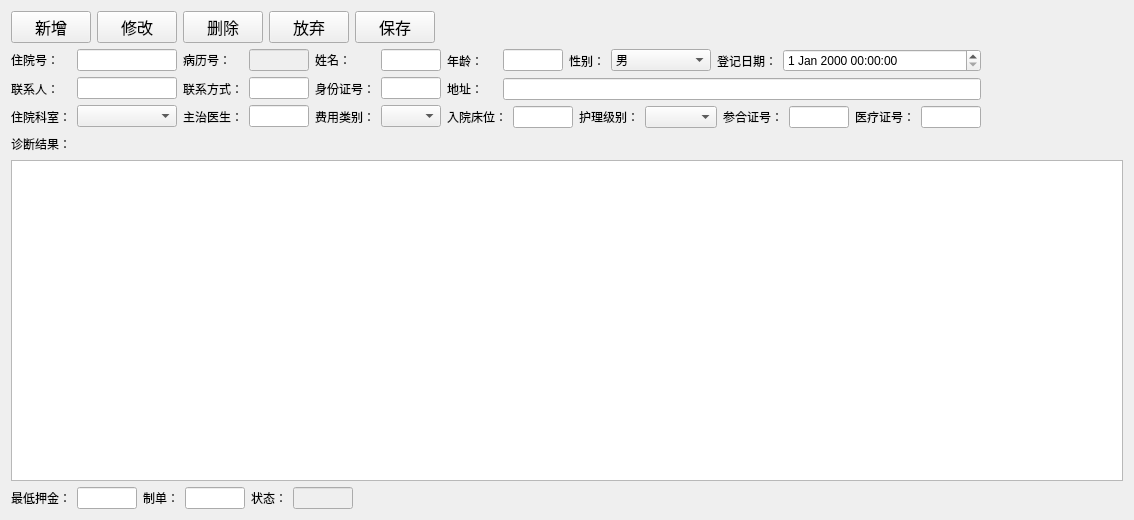
<?xml version="1.0" encoding="UTF-8"?>
<ui version="4.0">
 <class>HospitalisationRegistry</class>
 <widget class="QWidget" name="HospitalisationRegistry">
  <property name="geometry">
   <rect>
    <x>0</x>
    <y>0</y>
    <width>1134</width>
    <height>520</height>
   </rect>
  </property>
  <property name="windowTitle">
   <string>住院登记</string>
  </property>
  <layout class="QVBoxLayout" name="verticalLayout_9">
   <item>
    <layout class="QHBoxLayout" name="horizontalLayout_23">
     <item>
      <widget class="QPushButton" name="addButton">
       <property name="sizePolicy">
        <sizepolicy hsizetype="Fixed" vsizetype="Fixed">
         <horstretch>0</horstretch>
         <verstretch>0</verstretch>
        </sizepolicy>
       </property>
       <property name="font">
        <font>
         <family>Agency FB</family>
         <pointsize>12</pointsize>
        </font>
       </property>
       <property name="text">
        <string>新增</string>
       </property>
      </widget>
     </item>
     <item>
      <widget class="QPushButton" name="editButton">
       <property name="sizePolicy">
        <sizepolicy hsizetype="Fixed" vsizetype="Fixed">
         <horstretch>0</horstretch>
         <verstretch>0</verstretch>
        </sizepolicy>
       </property>
       <property name="font">
        <font>
         <family>Agency FB</family>
         <pointsize>12</pointsize>
        </font>
       </property>
       <property name="text">
        <string>修改</string>
       </property>
      </widget>
     </item>
     <item>
      <widget class="QPushButton" name="deleteButton">
       <property name="sizePolicy">
        <sizepolicy hsizetype="Fixed" vsizetype="Fixed">
         <horstretch>0</horstretch>
         <verstretch>0</verstretch>
        </sizepolicy>
       </property>
       <property name="font">
        <font>
         <family>Agency FB</family>
         <pointsize>12</pointsize>
        </font>
       </property>
       <property name="text">
        <string>删除</string>
       </property>
      </widget>
     </item>
     <item>
      <widget class="QPushButton" name="discardButton">
       <property name="sizePolicy">
        <sizepolicy hsizetype="Fixed" vsizetype="Fixed">
         <horstretch>0</horstretch>
         <verstretch>0</verstretch>
        </sizepolicy>
       </property>
       <property name="font">
        <font>
         <family>Agency FB</family>
         <pointsize>12</pointsize>
        </font>
       </property>
       <property name="text">
        <string>放弃</string>
       </property>
      </widget>
     </item>
     <item>
      <widget class="QPushButton" name="saveButton">
       <property name="sizePolicy">
        <sizepolicy hsizetype="Fixed" vsizetype="Fixed">
         <horstretch>0</horstretch>
         <verstretch>0</verstretch>
        </sizepolicy>
       </property>
       <property name="font">
        <font>
         <family>Agency FB</family>
         <pointsize>12</pointsize>
        </font>
       </property>
       <property name="text">
        <string>保存</string>
       </property>
      </widget>
     </item>
     <item>
      <spacer name="horizontalSpacer">
       <property name="orientation">
        <enum>Qt::Horizontal</enum>
       </property>
       <property name="sizeHint" stdset="0">
        <size>
         <width>40</width>
         <height>20</height>
        </size>
       </property>
      </spacer>
     </item>
    </layout>
   </item>
   <item>
    <layout class="QHBoxLayout" name="horizontalLayout_5">
     <item>
      <layout class="QVBoxLayout" name="verticalLayout">
       <item>
        <widget class="QLabel" name="label">
         <property name="sizePolicy">
          <sizepolicy hsizetype="Fixed" vsizetype="Preferred">
           <horstretch>0</horstretch>
           <verstretch>0</verstretch>
          </sizepolicy>
         </property>
         <property name="text">
          <string>住院号：  </string>
         </property>
        </widget>
       </item>
       <item>
        <widget class="QLabel" name="label_10">
         <property name="sizePolicy">
          <sizepolicy hsizetype="Fixed" vsizetype="Preferred">
           <horstretch>0</horstretch>
           <verstretch>0</verstretch>
          </sizepolicy>
         </property>
         <property name="text">
          <string>联系人：  </string>
         </property>
        </widget>
       </item>
       <item>
        <widget class="QLabel" name="label_12">
         <property name="text">
          <string>住院科室：</string>
         </property>
        </widget>
       </item>
      </layout>
     </item>
     <item>
      <layout class="QVBoxLayout" name="verticalLayout_2">
       <item>
        <widget class="QLineEdit" name="hospitalisationNoEdit">
         <property name="sizePolicy">
          <sizepolicy hsizetype="Expanding" vsizetype="Fixed">
           <horstretch>0</horstretch>
           <verstretch>0</verstretch>
          </sizepolicy>
         </property>
         <property name="minimumSize">
          <size>
           <width>60</width>
           <height>0</height>
          </size>
         </property>
         <property name="maximumSize">
          <size>
           <width>100</width>
           <height>16777215</height>
          </size>
         </property>
        </widget>
       </item>
       <item>
        <widget class="QLineEdit" name="contactEdit">
         <property name="sizePolicy">
          <sizepolicy hsizetype="Expanding" vsizetype="Fixed">
           <horstretch>0</horstretch>
           <verstretch>0</verstretch>
          </sizepolicy>
         </property>
         <property name="minimumSize">
          <size>
           <width>60</width>
           <height>0</height>
          </size>
         </property>
         <property name="maximumSize">
          <size>
           <width>100</width>
           <height>16777215</height>
          </size>
         </property>
        </widget>
       </item>
       <item>
        <widget class="QComboBox" name="departmentcomboBox">
         <property name="sizePolicy">
          <sizepolicy hsizetype="Expanding" vsizetype="Fixed">
           <horstretch>0</horstretch>
           <verstretch>0</verstretch>
          </sizepolicy>
         </property>
         <property name="maximumSize">
          <size>
           <width>100</width>
           <height>16777215</height>
          </size>
         </property>
        </widget>
       </item>
      </layout>
     </item>
     <item>
      <layout class="QVBoxLayout" name="verticalLayout_4">
       <item>
        <widget class="QLabel" name="label_2">
         <property name="sizePolicy">
          <sizepolicy hsizetype="Fixed" vsizetype="Preferred">
           <horstretch>0</horstretch>
           <verstretch>0</verstretch>
          </sizepolicy>
         </property>
         <property name="text">
          <string>病历号：  </string>
         </property>
        </widget>
       </item>
       <item>
        <widget class="QLabel" name="label_11">
         <property name="sizePolicy">
          <sizepolicy hsizetype="Fixed" vsizetype="Preferred">
           <horstretch>0</horstretch>
           <verstretch>0</verstretch>
          </sizepolicy>
         </property>
         <property name="text">
          <string>联系方式：</string>
         </property>
        </widget>
       </item>
       <item>
        <widget class="QLabel" name="label_13">
         <property name="text">
          <string>主治医生：</string>
         </property>
        </widget>
       </item>
      </layout>
     </item>
     <item>
      <layout class="QVBoxLayout" name="verticalLayout_5">
       <item>
        <widget class="QLineEdit" name="recordNoEdit">
         <property name="enabled">
          <bool>false</bool>
         </property>
         <property name="sizePolicy">
          <sizepolicy hsizetype="Expanding" vsizetype="Fixed">
           <horstretch>0</horstretch>
           <verstretch>0</verstretch>
          </sizepolicy>
         </property>
         <property name="minimumSize">
          <size>
           <width>60</width>
           <height>0</height>
          </size>
         </property>
         <property name="maximumSize">
          <size>
           <width>60</width>
           <height>16777215</height>
          </size>
         </property>
        </widget>
       </item>
       <item>
        <widget class="QLineEdit" name="telEdit">
         <property name="sizePolicy">
          <sizepolicy hsizetype="Expanding" vsizetype="Fixed">
           <horstretch>0</horstretch>
           <verstretch>0</verstretch>
          </sizepolicy>
         </property>
         <property name="maximumSize">
          <size>
           <width>60</width>
           <height>16777215</height>
          </size>
         </property>
        </widget>
       </item>
       <item>
        <widget class="QLineEdit" name="doctorEdit">
         <property name="sizePolicy">
          <sizepolicy hsizetype="Expanding" vsizetype="Fixed">
           <horstretch>0</horstretch>
           <verstretch>0</verstretch>
          </sizepolicy>
         </property>
         <property name="maximumSize">
          <size>
           <width>60</width>
           <height>16777215</height>
          </size>
         </property>
        </widget>
       </item>
      </layout>
     </item>
     <item>
      <layout class="QVBoxLayout" name="verticalLayout_6">
       <item>
        <widget class="QLabel" name="label_4">
         <property name="sizePolicy">
          <sizepolicy hsizetype="Fixed" vsizetype="Preferred">
           <horstretch>0</horstretch>
           <verstretch>0</verstretch>
          </sizepolicy>
         </property>
         <property name="text">
          <string>姓名：    </string>
         </property>
        </widget>
       </item>
       <item>
        <widget class="QLabel" name="label_8">
         <property name="sizePolicy">
          <sizepolicy hsizetype="Fixed" vsizetype="Preferred">
           <horstretch>0</horstretch>
           <verstretch>0</verstretch>
          </sizepolicy>
         </property>
         <property name="text">
          <string>身份证号：</string>
         </property>
        </widget>
       </item>
       <item>
        <widget class="QLabel" name="label_14">
         <property name="text">
          <string>费用类别：</string>
         </property>
        </widget>
       </item>
      </layout>
     </item>
     <item>
      <layout class="QVBoxLayout" name="verticalLayout_7">
       <item>
        <widget class="QLineEdit" name="nameEdit">
         <property name="sizePolicy">
          <sizepolicy hsizetype="Expanding" vsizetype="Fixed">
           <horstretch>0</horstretch>
           <verstretch>0</verstretch>
          </sizepolicy>
         </property>
         <property name="maximumSize">
          <size>
           <width>60</width>
           <height>16777215</height>
          </size>
         </property>
        </widget>
       </item>
       <item>
        <widget class="QLineEdit" name="IDEdit">
         <property name="sizePolicy">
          <sizepolicy hsizetype="Expanding" vsizetype="Fixed">
           <horstretch>0</horstretch>
           <verstretch>0</verstretch>
          </sizepolicy>
         </property>
         <property name="maximumSize">
          <size>
           <width>60</width>
           <height>16777215</height>
          </size>
         </property>
        </widget>
       </item>
       <item>
        <widget class="QComboBox" name="feetypecomboBox">
         <property name="sizePolicy">
          <sizepolicy hsizetype="Expanding" vsizetype="Fixed">
           <horstretch>0</horstretch>
           <verstretch>0</verstretch>
          </sizepolicy>
         </property>
         <property name="maximumSize">
          <size>
           <width>60</width>
           <height>16777215</height>
          </size>
         </property>
        </widget>
       </item>
      </layout>
     </item>
     <item>
      <layout class="QVBoxLayout" name="verticalLayout_8">
       <item>
        <layout class="QHBoxLayout" name="horizontalLayout_2">
         <item>
          <widget class="QLabel" name="label_7">
           <property name="sizePolicy">
            <sizepolicy hsizetype="Fixed" vsizetype="Preferred">
             <horstretch>0</horstretch>
             <verstretch>0</verstretch>
            </sizepolicy>
           </property>
           <property name="text">
            <string>年龄：    </string>
           </property>
          </widget>
         </item>
         <item>
          <widget class="QLineEdit" name="ageEdit">
           <property name="sizePolicy">
            <sizepolicy hsizetype="Fixed" vsizetype="Fixed">
             <horstretch>0</horstretch>
             <verstretch>0</verstretch>
            </sizepolicy>
           </property>
           <property name="maximumSize">
            <size>
             <width>60</width>
             <height>16777215</height>
            </size>
           </property>
          </widget>
         </item>
         <item>
          <widget class="QLabel" name="label_6">
           <property name="sizePolicy">
            <sizepolicy hsizetype="Fixed" vsizetype="Preferred">
             <horstretch>0</horstretch>
             <verstretch>0</verstretch>
            </sizepolicy>
           </property>
           <property name="text">
            <string>性别：</string>
           </property>
          </widget>
         </item>
         <item>
          <widget class="QComboBox" name="gendercomboBox">
           <property name="sizePolicy">
            <sizepolicy hsizetype="Fixed" vsizetype="Fixed">
             <horstretch>0</horstretch>
             <verstretch>0</verstretch>
            </sizepolicy>
           </property>
           <property name="maximumSize">
            <size>
             <width>100</width>
             <height>16777215</height>
            </size>
           </property>
           <item>
            <property name="text">
             <string>男</string>
            </property>
           </item>
           <item>
            <property name="text">
             <string>女</string>
            </property>
           </item>
          </widget>
         </item>
         <item>
          <widget class="QLabel" name="label_3">
           <property name="sizePolicy">
            <sizepolicy hsizetype="Fixed" vsizetype="Preferred">
             <horstretch>0</horstretch>
             <verstretch>0</verstretch>
            </sizepolicy>
           </property>
           <property name="text">
            <string>登记日期：</string>
           </property>
          </widget>
         </item>
         <item>
          <widget class="QDateTimeEdit" name="dateTimeEdit">
           <property name="sizePolicy">
            <sizepolicy hsizetype="Fixed" vsizetype="Fixed">
             <horstretch>0</horstretch>
             <verstretch>0</verstretch>
            </sizepolicy>
           </property>
           <property name="maximumSize">
            <size>
             <width>200</width>
             <height>16777215</height>
            </size>
           </property>
          </widget>
         </item>
        </layout>
       </item>
       <item>
        <layout class="QHBoxLayout" name="horizontalLayout_3">
         <item>
          <widget class="QLabel" name="label_9">
           <property name="sizePolicy">
            <sizepolicy hsizetype="Fixed" vsizetype="Preferred">
             <horstretch>0</horstretch>
             <verstretch>0</verstretch>
            </sizepolicy>
           </property>
           <property name="text">
            <string>地址：    </string>
           </property>
          </widget>
         </item>
         <item>
          <widget class="QLineEdit" name="addressEdit">
           <property name="sizePolicy">
            <sizepolicy hsizetype="Expanding" vsizetype="Fixed">
             <horstretch>0</horstretch>
             <verstretch>0</verstretch>
            </sizepolicy>
           </property>
           <property name="maximumSize">
            <size>
             <width>900</width>
             <height>16777215</height>
            </size>
           </property>
          </widget>
         </item>
        </layout>
       </item>
       <item>
        <layout class="QHBoxLayout" name="horizontalLayout">
         <item>
          <widget class="QLabel" name="label_16">
           <property name="text">
            <string>入院床位：</string>
           </property>
          </widget>
         </item>
         <item>
          <widget class="QLineEdit" name="bedEdit">
           <property name="sizePolicy">
            <sizepolicy hsizetype="Fixed" vsizetype="Fixed">
             <horstretch>0</horstretch>
             <verstretch>0</verstretch>
            </sizepolicy>
           </property>
           <property name="maximumSize">
            <size>
             <width>60</width>
             <height>16777215</height>
            </size>
           </property>
          </widget>
         </item>
         <item>
          <widget class="QLabel" name="label_15">
           <property name="text">
            <string>护理级别：</string>
           </property>
          </widget>
         </item>
         <item>
          <widget class="QComboBox" name="nursinglevelcomboBox">
           <property name="sizePolicy">
            <sizepolicy hsizetype="Fixed" vsizetype="Fixed">
             <horstretch>0</horstretch>
             <verstretch>0</verstretch>
            </sizepolicy>
           </property>
           <property name="maximumSize">
            <size>
             <width>100</width>
             <height>16777215</height>
            </size>
           </property>
          </widget>
         </item>
         <item>
          <widget class="QLabel" name="label_23">
           <property name="text">
            <string>参合证号：</string>
           </property>
          </widget>
         </item>
         <item>
          <widget class="QLineEdit" name="cooperativemedicalNoEdit">
           <property name="sizePolicy">
            <sizepolicy hsizetype="Fixed" vsizetype="Fixed">
             <horstretch>0</horstretch>
             <verstretch>0</verstretch>
            </sizepolicy>
           </property>
           <property name="minimumSize">
            <size>
             <width>60</width>
             <height>0</height>
            </size>
           </property>
           <property name="maximumSize">
            <size>
             <width>60</width>
             <height>16777215</height>
            </size>
           </property>
          </widget>
         </item>
         <item>
          <widget class="QLabel" name="label_22">
           <property name="text">
            <string>医疗证号：</string>
           </property>
          </widget>
         </item>
         <item>
          <widget class="QLineEdit" name="certificateNoEdit">
           <property name="sizePolicy">
            <sizepolicy hsizetype="Fixed" vsizetype="Fixed">
             <horstretch>0</horstretch>
             <verstretch>0</verstretch>
            </sizepolicy>
           </property>
           <property name="maximumSize">
            <size>
             <width>60</width>
             <height>16777215</height>
            </size>
           </property>
          </widget>
         </item>
        </layout>
       </item>
      </layout>
     </item>
     <item>
      <spacer name="horizontalSpacer_2">
       <property name="orientation">
        <enum>Qt::Horizontal</enum>
       </property>
       <property name="sizeHint" stdset="0">
        <size>
         <width>40</width>
         <height>20</height>
        </size>
       </property>
      </spacer>
     </item>
    </layout>
   </item>
   <item>
    <layout class="QVBoxLayout" name="verticalLayout_3">
     <item>
      <layout class="QHBoxLayout" name="horizontalLayout_10">
       <item>
        <widget class="QLabel" name="label_17">
         <property name="text">
          <string>诊断结果：</string>
         </property>
        </widget>
       </item>
       <item>
        <widget class="QLabel" name="label_5">
         <property name="text">
          <string/>
         </property>
        </widget>
       </item>
       <item>
        <spacer name="horizontalSpacer_3">
         <property name="orientation">
          <enum>Qt::Horizontal</enum>
         </property>
         <property name="sizeHint" stdset="0">
          <size>
           <width>40</width>
           <height>20</height>
          </size>
         </property>
        </spacer>
       </item>
      </layout>
     </item>
     <item>
      <widget class="QTextEdit" name="diagnosisEdit"/>
     </item>
    </layout>
   </item>
   <item>
    <layout class="QHBoxLayout" name="horizontalLayout_4">
     <item>
      <widget class="QLabel" name="label_18">
       <property name="text">
        <string>最低押金：</string>
       </property>
      </widget>
     </item>
     <item>
      <widget class="QLineEdit" name="minimumEdit">
       <property name="maximumSize">
        <size>
         <width>60</width>
         <height>16777215</height>
        </size>
       </property>
      </widget>
     </item>
     <item>
      <widget class="QLabel" name="label_19">
       <property name="text">
        <string>制单：</string>
       </property>
      </widget>
     </item>
     <item>
      <widget class="QLineEdit" name="sheetmakerEdit">
       <property name="maximumSize">
        <size>
         <width>60</width>
         <height>16777215</height>
        </size>
       </property>
      </widget>
     </item>
     <item>
      <widget class="QLabel" name="label_21">
       <property name="text">
        <string>状态：</string>
       </property>
      </widget>
     </item>
     <item>
      <widget class="QLineEdit" name="statusEdit">
       <property name="enabled">
        <bool>false</bool>
       </property>
       <property name="maximumSize">
        <size>
         <width>60</width>
         <height>16777215</height>
        </size>
       </property>
      </widget>
     </item>
     <item>
      <spacer name="horizontalSpacer_6">
       <property name="orientation">
        <enum>Qt::Horizontal</enum>
       </property>
       <property name="sizeHint" stdset="0">
        <size>
         <width>40</width>
         <height>20</height>
        </size>
       </property>
      </spacer>
     </item>
    </layout>
   </item>
  </layout>
 </widget>
 <layoutdefault spacing="6" margin="11"/>
 <tabstops>
  <tabstop>hospitalisationNoEdit</tabstop>
  <tabstop>recordNoEdit</tabstop>
  <tabstop>nameEdit</tabstop>
  <tabstop>gendercomboBox</tabstop>
  <tabstop>contactEdit</tabstop>
  <tabstop>telEdit</tabstop>
  <tabstop>IDEdit</tabstop>
  <tabstop>addressEdit</tabstop>
  <tabstop>departmentcomboBox</tabstop>
  <tabstop>doctorEdit</tabstop>
  <tabstop>feetypecomboBox</tabstop>
  <tabstop>bedEdit</tabstop>
  <tabstop>nursinglevelcomboBox</tabstop>
  <tabstop>cooperativemedicalNoEdit</tabstop>
  <tabstop>certificateNoEdit</tabstop>
  <tabstop>diagnosisEdit</tabstop>
  <tabstop>minimumEdit</tabstop>
  <tabstop>sheetmakerEdit</tabstop>
  <tabstop>statusEdit</tabstop>
  <tabstop>addButton</tabstop>
  <tabstop>editButton</tabstop>
  <tabstop>deleteButton</tabstop>
  <tabstop>discardButton</tabstop>
  <tabstop>saveButton</tabstop>
 </tabstops>
 <resources/>
 <connections/>
</ui>
